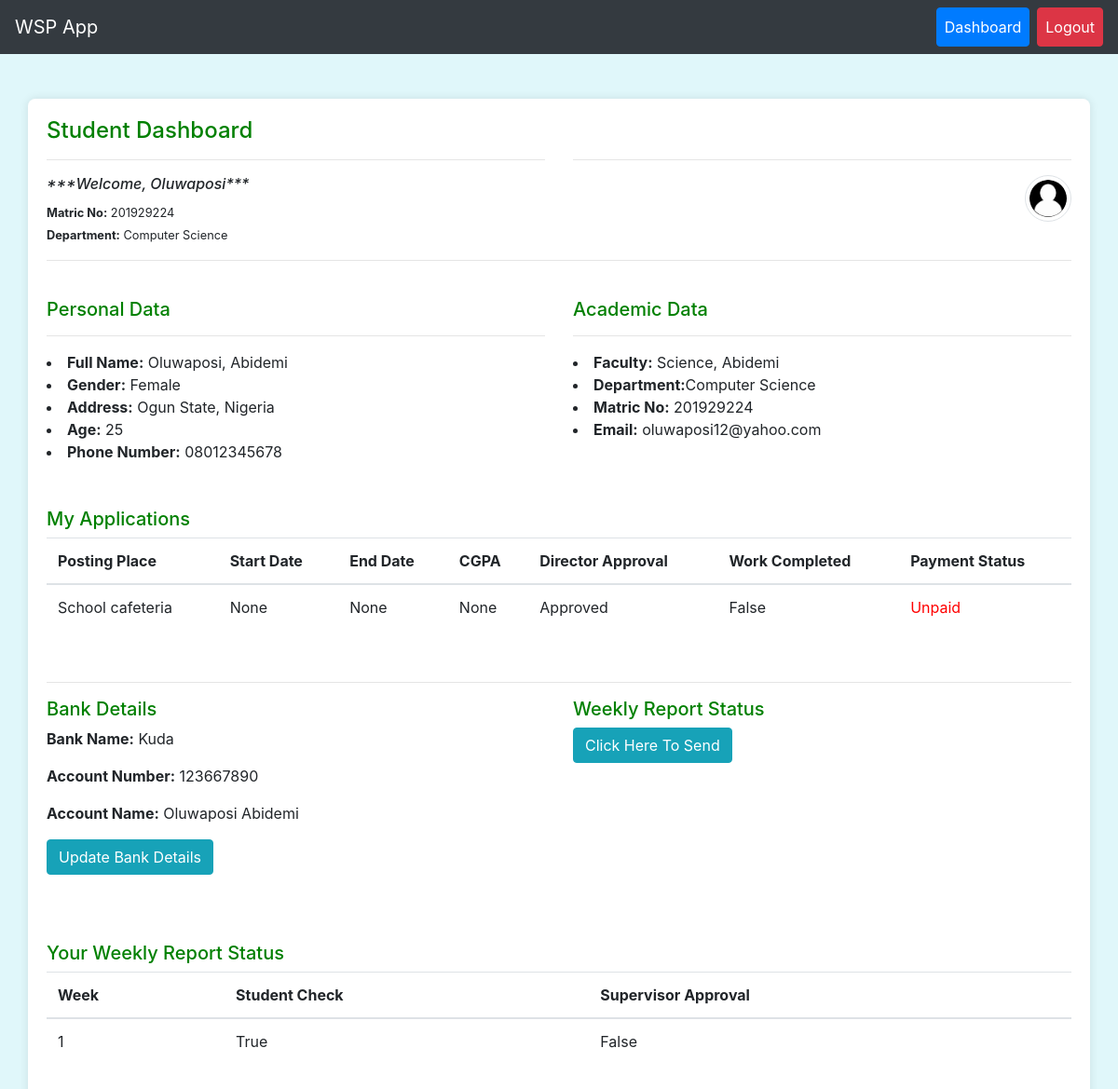
/dashboard/ (signed in), run on the app's committed database.
### workapp/models.py (models this page shows, shortened)
class User(AbstractUser):
    ROLE_CHOICES = (
        ('student', 'Student'),
        ('director', 'Director'),
        ('supervisor', 'Supervisor'),
    )
    role = models.CharField(max_length=10, choices=ROLE_CHOICES)
    matric_number = models.CharField(max_length=20, null=True, blank=True, unique=True)
    email = models.EmailField(null=True, blank=True)
    department = models.CharField(max_length=100, null=True, blank=True)
    faculty = models.CharField(max_length=100, null=True, blank=True, default='Science')
    specialization = models.CharField(max_length=100, null=True, blank=True)
    first_name = models.CharField(max_length=100)
    last_name = models.CharField(max_length=100)
    phone_number = models.CharField(max_length=12, null=True, blank=True, default='08012345678')
    contact_address = models.TextField(null=True, blank=True, default='Ogun State')
    date_of_birth = models.DateField(null=True, blank=True)
    GENDER_CHOICES = [
        ('M', 'Male'),
        ('F', 'Female')
    ]
    gender = models.CharField(max_length=1, choices=GENDER_CHOICES, null=True, blank=True)
    registration_date = models.DateField(default=date.today)

class StudentApplication(models.Model):
    student = models.ForeignKey(User, on_delete=models.CASCADE, related_name='applications', null=True)
    posting_place = models.ForeignKey(PostingPlace, on_delete=models.CASCADE)
    STATUS_CHOICES = [
        ('pending', 'Pending'),
        ('approved', 'Approved'),
        ('rejected', 'Rejected'),
    ]
    status = models.CharField(max_length=10, choices=STATUS_CHOICES, default='pending')
    director_approval = models.BooleanField(default=False)
    work_completed = models.BooleanField(default=False, null=True, blank=True)
    payment_status = models.BooleanField(default=False, null=True, blank=True)
    start_date = models.DateField(null=True, blank=True)
    end_date = models.DateField(null=True, blank=True)
    student_photo = models.ImageField(upload_to='student_photos/', default=default_student_photo, null=True, blank=True)
    hod_recommendation_signature = models.FileField(upload_to='hod_signatures/', default=default_hod_signature, null=True, blank=True)
    room_number = models.CharField(max_length=10, null=True, blank=True)
    cgpa = models.DecimalField(max_digits=4, decimal_places=2, null=True, blank=True)
    reason_for_desiring_to_work = models.TextField(null=True, blank=True)
    signature = models.FileField(upload_to='signatures/', default=default_signature, null=True, blank=True)
    area_of_interest = models.CharField(max_length=255, null=True, blank=True)
    date_signed = models.DateField(null=True, blank=True)

class PostingPlace(models.Model):
    name = models.CharField(max_length=100)
    location = models.CharField(max_length=100, null=True, blank=True)
    supervisor = models.ForeignKey(User, on_delete=models.CASCADE, related_name='supervised_places', null=True, blank=True)

class BankDetails(models.Model):
    user = models.OneToOneField(User, on_delete=models.CASCADE)
    bank_name = models.CharField(max_length=100)
    account_number = models.CharField(max_length=20)
    account_name = models.CharField(max_length=100)
    def __str__(self):
        return f"Bank Details for {self.user.username}: {self.bank_name}, \
        {self.account_number}, {self.account_name}"

class WorkStatus(models.Model):
    application = models.ForeignKey(StudentApplication, on_delete=models.CASCADE, related_name='work_statuses', null=True)
    week_number = models.IntegerField()
    student_checked = models.BooleanField(default=False)
    supervisor_checked = models.BooleanField(default=False)
    checked_date = models.DateTimeField(default=timezone.now)

### workapp/views.py (the view, shortened to what this page needs)
# urls.py: path('dashboard/', views.dashboard, name='dashboard'),
@login_required
def dashboard(request):
    user = request.user
    if user.role == 'student':
        posting_places = PostingPlace.objects.all()
        applications = StudentApplication.objects.filter(student=request.user)
        work_statuses = WorkStatus.objects.filter(
            application__student=user).order_by('week_number')
        work_statuses_count = work_statuses.count()
        max_submissions = 6
        current_year = timezone.now().year
        user_dob = user.date_of_birth.year
        user_age = current_year - user_dob
        if request.method == 'POST':
            application_form = StudentApplicationForm(request.POST)
            posting_place_form = PostingPlaceForm2(request.POST)
            if 'apply_place' in request.POST:
                if application_form.is_valid():
                    application = application_form.save(commit=False)
                    application.student = request.user
                    application.save()
                    return redirect('dashboard')
            elif 'add_post_place' in request.POST:
                if posting_place_form.is_valid():
                    posting_place_form.save()
                    return redirect('dashboard')
        else:
            application_form = StudentApplicationForm()
            posting_place_form = PostingPlaceForm2()
        try:
            bank_detail = BankDetails.objects.get(user=user)
            print(f" {user.username} bank details => {bank_detail}")
        except BankDetails.DoesNotExist:
            bank_detail = None
        ctx = {'posting_places': posting_places, 'applications': applications,
                'form': application_form, 'posting_place_form':posting_place_form,
                 'work_statuses': work_statuses, 'user': user, 'work_statuses_count':work_statuses_count, \
                    'max_submissions':max_submissions, 'bank_detail':bank_detail, 'user':user, 'user_age':user_age}
        return render(request, 'student_dashboard.html', ctx)
    else:
        return render(request, 'other_dashboard.html')

### workapp/models.py (called while the page is built)
def default_student_photo():
    return 'student_photos/default.jpeg'

def default_signature():
    return 'signatures/default_signature.jpeg'

def default_hod_signature():
    return 'hod_signatures/default_hod_signature.jpeg'

### workapp/templates/student_dashboard.html (shortened to what this page needs)
{% extends 'base.html' %}
{% load crispy_forms_tags %}
{% block content %}
    <div class="row">
        <div class="col-6">
            <h4 style="color:green">Student Dashboard</h4> <hr>
            <h6><em>***Welcome, {{ user.first_name }}***</em></h6>
            <small><b>Matric No:</b> {{ user.matric_number}}</small><br>
            <small><b>Department:</b> {{ user.department }}</small>
        </div>
        <div class="col-6">
            <h4 class="" style="margin-bottom: 45px;"></h4> <hr>
            <div class="user-photo" style="margin-left:50px; float: right;">
                <img src="{{ user.applications.first.student_photo.url }}" alt="User Photo" class="img-thumbnail"
                style="width: 50px; height: 50px; border-radius: 100%;">
            </div>
        </div>
    </div>
    <hr>  <br>
    <div class="row">
        <div class="col-6">
            <h5 style="color:green">Personal Data</h5><hr>
            <li><b>Full Name:</b> {{ user.first_name }}, {{ user.last_name}}</li>
            <li><b>Gender:</b> {% if user.gender == 'M' %}Male{% else %}Female{% endif %}</li>
            <li><b>Address:</b> {{ user.contact_address }}</li>
            <li><b>Age:</b> {{ user_age }}</li>
            <li><b>Phone Number:</b> {{ user.phone_number }}</li>
        </div>
        <div class="col-6">
            <h5 style="color:green">Academic Data</h5><hr>
            <li><b>Faculty:</b> {{ user.faculty }}, {{ user.last_name}}</li>
            <li><b>Department:</b>{{ user.department }}</li>
            <li><b>Matric No:</b> {{ user.matric_number }}</li>
            <li><b>Email:</b> {{ user.email }}</li>
        </div>
    </div>
    <br><br>
    <h5 style="color:green">My Applications</h5>
    {% if applications %}
    <table class="table">
        <thead>
            <tr>
                <th>Posting Place</th>
                <th>Start Date</th>
                <th>End Date</th>
                <th>CGPA</th>
                <th>Director Approval</th>
                <th>Work Completed</th>
                <th>Payment Status</th>
            </tr>
        </thead>
        <tbody>
            {% for application in applications %}
            <tr>
                <td>{{ application.posting_place.name }}</td>
                <td>{{ application.start_date }}</td>
                <td>{{ application.end_date }}</td>
                <td>{{ application.cgpa }}</td>
                <td>{{ application.get_status_display }}</td>
                <td>{{ application.work_completed }}</td>
                <td>{% if application.payment_status %}<span style="color:green">Paid</span>
                    {% else %}<span style="color:red">Unpaid</span>{% endif %}</td>
            </tr>
            {% empty %}
            <tr>
                <td colspan="3">No applications submitted</td>
            </tr>
            {% endfor %}
        </tbody>
    </table>
    {% endif %}<br><hr>
    <div class="row">
        <div class="col-6">
            <h5 style="color:green">Bank Details</h5>
            {% if bank_detail %}
                <p><strong>Bank Name:</strong> {{ bank_detail.bank_name }}</p>
                <p><strong>Account Number:</strong> {{ bank_detail.account_number }}</p>
                <p><strong>Account Name:</strong> {{ bank_detail.account_name }}</p>
                <a href="{% url 'add_bank_details' %}" class="btn btn-info">Update Bank Details</a> <br>
            {% else %}
                <p>No bank details provided yet.</p>
                <a href="{% url 'add_bank_details' %}" class="btn btn-info">Add Bank Details</a> <br>
            {% endif %}
        </div>
        <div class="col-6">
            <h5 style="color:green">Weekly Report Status</h5>
            {% if work_statuses_count < max_submissions %}
                <form method="post" action="{% url 'submit_work_status' %}">
                    <button type="submit" class="btn btn-info">Click Here To Send</button>
                </form>
            {% endif %}
        </div>
    </div>
    <br><br><br>
    <h5 style="color:green">Your Weekly Report Status</h5>
    <table class="table dark">
        <thead>
            <tr>
                <th>Week</th>
                <th>Student Check</th>
                <th>Supervisor Approval</th>
            </tr>
        </thead>
        <tbody>
            {% for status in work_statuses %}
            <tr>
                <td>{{ status.week_number }}</td>
                <td>{{ status.student_checked }}</td>
                <td>{{ status.supervisor_checked }}</td>
            </tr>
            {% empty %}
            <tr>
                <td colspan="3">No work status entries found.</td>
            </tr>
            {% endfor %}
        </tbody>
    </table> <br><br>
 {% endblock %}

### workapp/templates/base.html (style rules this page uses)
body { background-color: #e0f7fa; }

### data on the page
User: first_name "Oluwaposi", matric_number "201929224", department "Computer Science", applications.first.student_photo (placeholder picture), last_name "Abidemi", contact_address "Ogun State, Nigeria", phone_number "08012345678", faculty "Science", email "oluwaposi12@yahoo.com"
StudentApplication: posting_place.name "School cafeteria", start_date "None", end_date "None", cgpa "None", status "Approved", work_completed "False", payment_status "Unpaid"
BankDetails: bank_name "Kuda", account_number "123667890", account_name "Oluwaposi Abidemi"
WorkStatus: week_number "1", student_checked "True", supervisor_checked "False"
